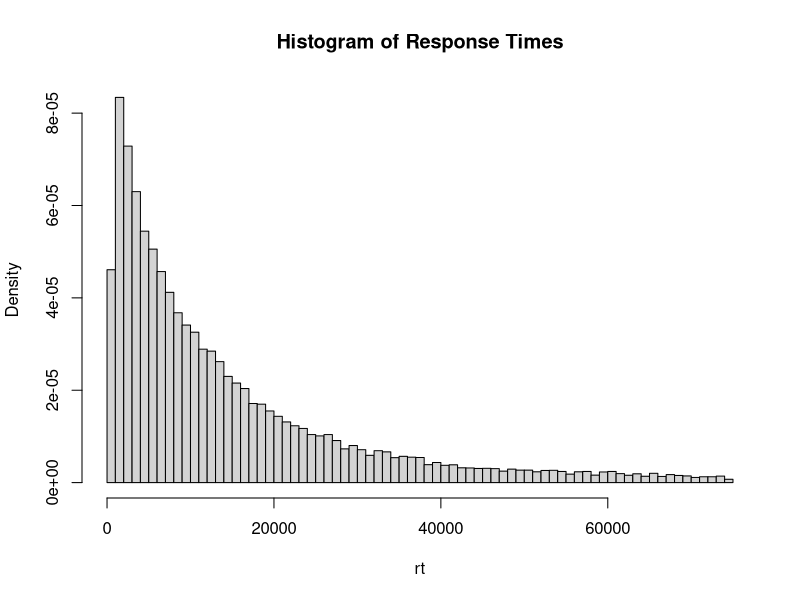
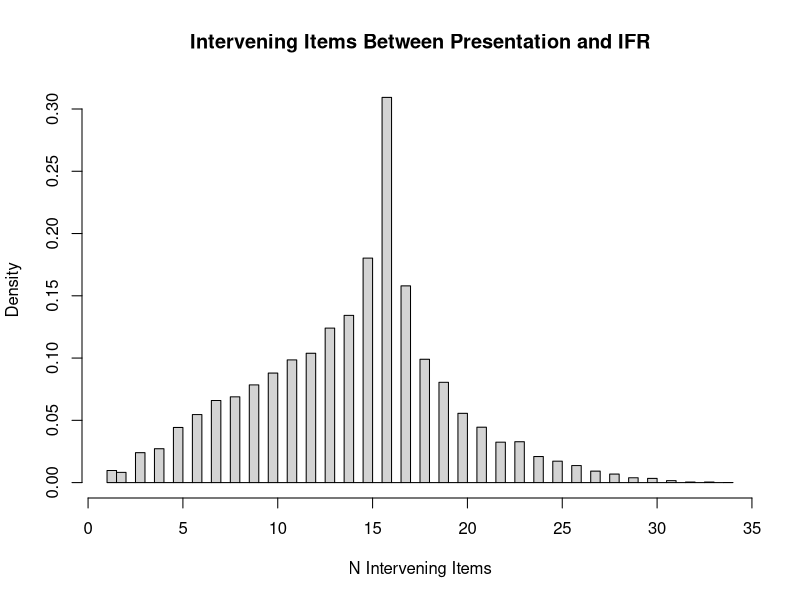
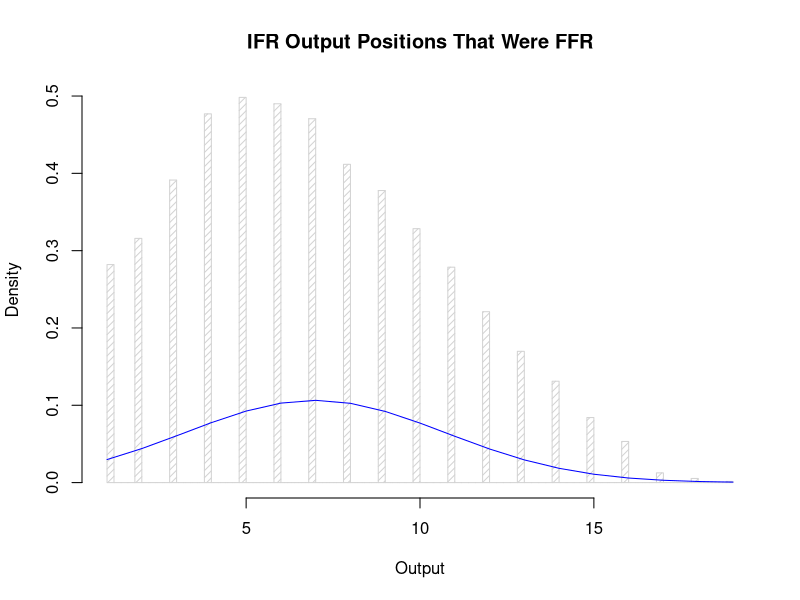

Reproduce these figures in R, in order.
dir <- getwd()
target_dir <- "/Users/rebeccawilder/First-Year-Project"
setwd(target_dir)

my_data <- read.csv(file= "R_data_02072021.csv")
my_data <- data.frame(my_data)

my_data
data_names <- c("subject", "session", "list", "rec_itemnos", "rt", "sp", "op", "lag", "ffr")
colnames(my_data) <- data_names


rt= my_data$rt
op= my_data$op
ffr= my_data$ffr

op<- op[1:length(rt)]

lag= my_data$lag
ffr_output= op[ffr==TRUE]
#plot hist for rt
hist(rt,breaks = 100,probability = TRUE, main= "Histogram of Response Times")



#plot hist for lag
hist(lag, breaks= 100, probability= TRUE, xlab= "N Intervening Items", main= "Intervening Items Between Presentation and IFR")

#plot hist for 'was it ffr?'
ffr_hist= hist(ffr_output, density= 20, breaks= 100, probability= TRUE, main= "IFR Output Positions That Were FFR", xlab= "Output")




#I've been trying to figure out how to do a frequency dist line over the histogram, but I gave up after spending too much time on it. 
xfit= seq(min(ffr_output), max(ffr_output))
yfit= dnorm(xfit, mean= mean(ffr_output), sd= sd(ffr_output))

#yfit <- yfit *diff(ffr_hist$mids[1:2]*length(ffr_output))
lines(xfit, yfit, col= "blue")







             
